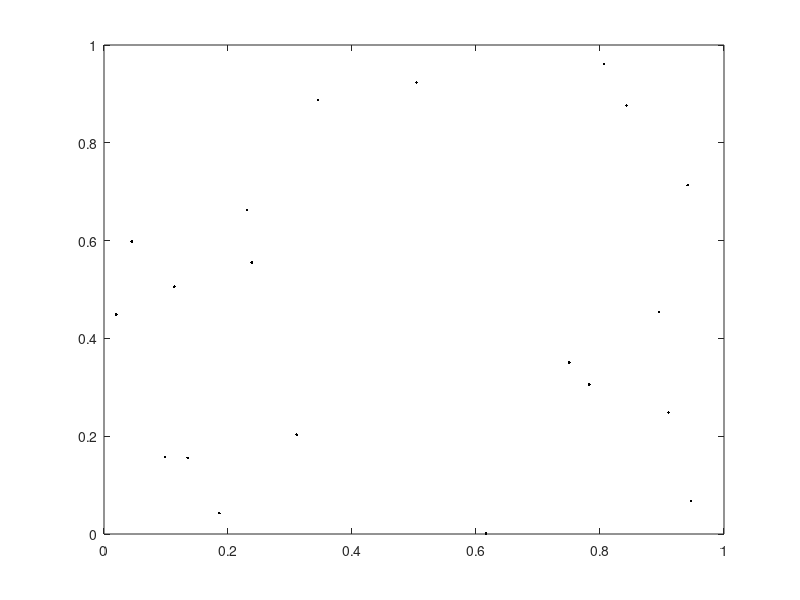
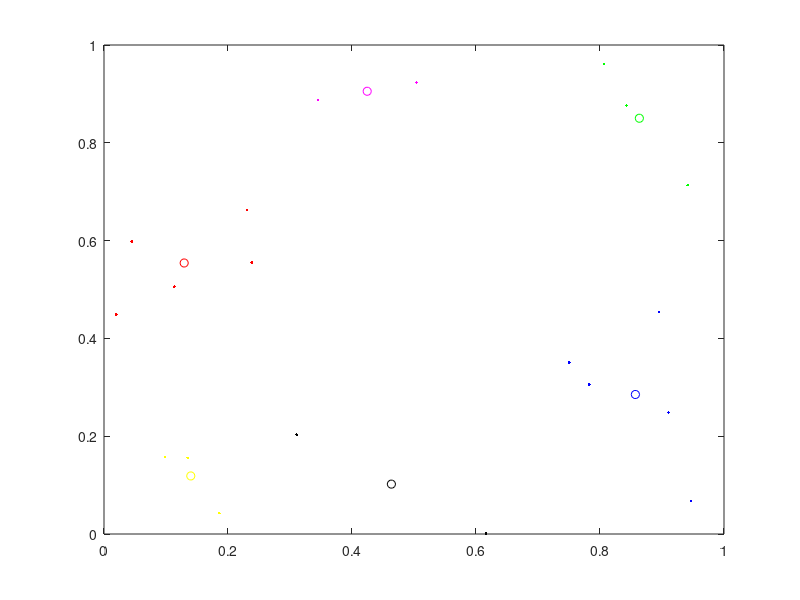

The MATLAB source for these figures, in order:
% Teste de entendimento de K-Means
X = rand(20,2);
figure(1);
plot(X(:,1),X(:,2),'k.');

figure(2);
plot(X(:,1),X(:,2),'b.');
[idx,ctrs] = kmeans(X,6);

figure(2);
hold('on');
plot(X(idx==1,1),X(idx==1,2),'.r');
plot(X(idx==2,1),X(idx==2,2),'.b');
plot(X(idx==3,1),X(idx==3,2),'.g');
plot(X(idx==4,1),X(idx==4,2),'.m');
plot(X(idx==5,1),X(idx==5,2),'.y');
plot(X(idx==6,1),X(idx==6,2),'.k');

% Centroide 1
plot(ctrs(1,1),ctrs(1,2),'or');
% Centroide 2
plot(ctrs(2,1),ctrs(2,2),'ob');
% Centroide 3
plot(ctrs(3,1),ctrs(3,2),'og');
% Centroide 4
plot(ctrs(4,1),ctrs(4,2),'om');
% Centroide 5
plot(ctrs(5,1),ctrs(5,2),'oy');
% Centroide 6
plot(ctrs(6,1),ctrs(6,2),'ok');